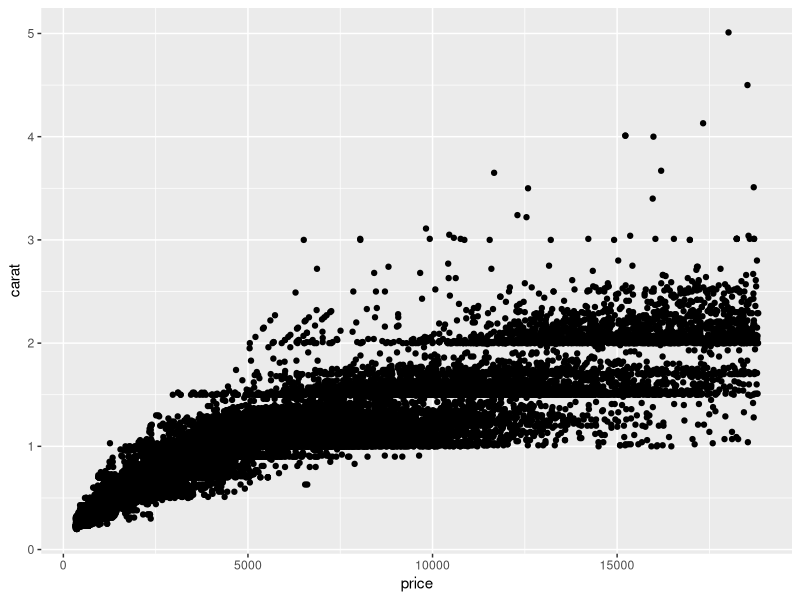
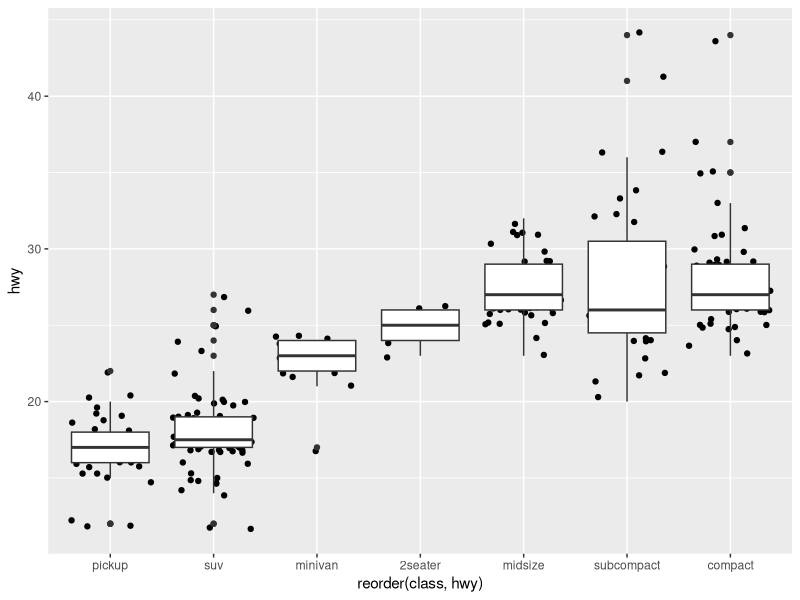
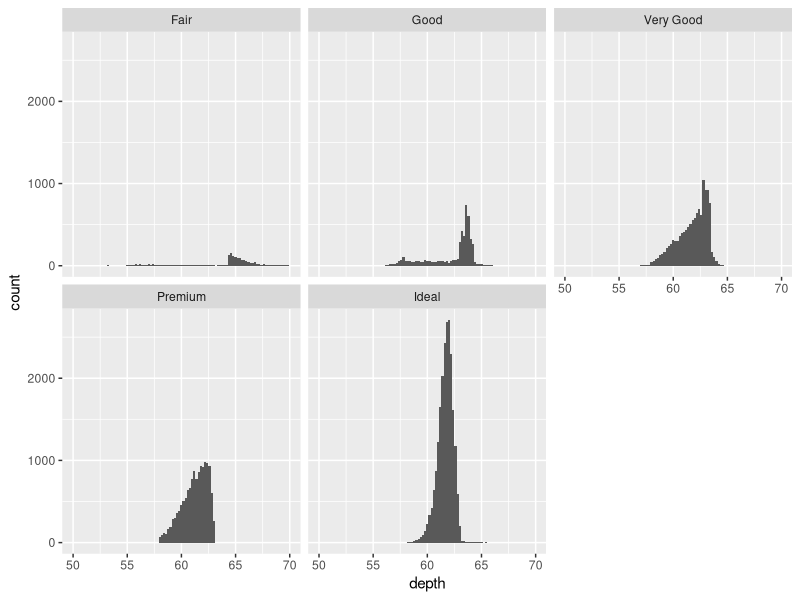
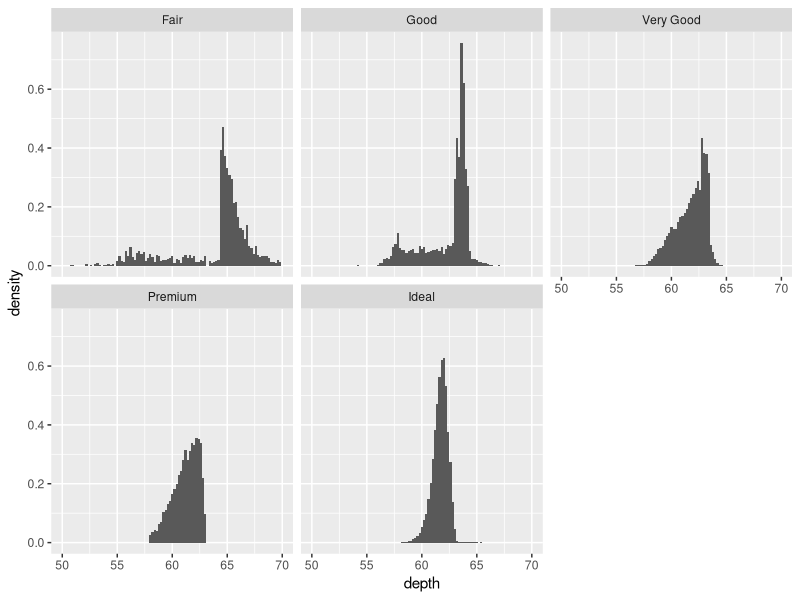
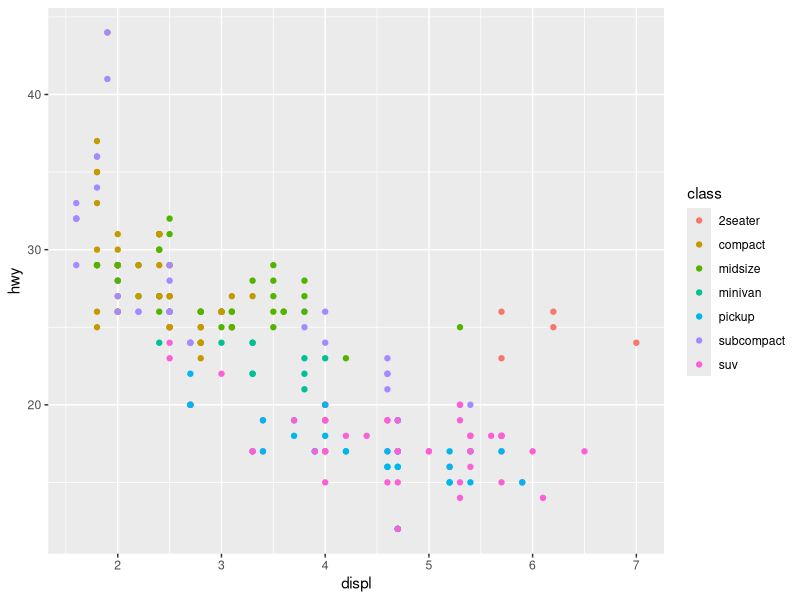
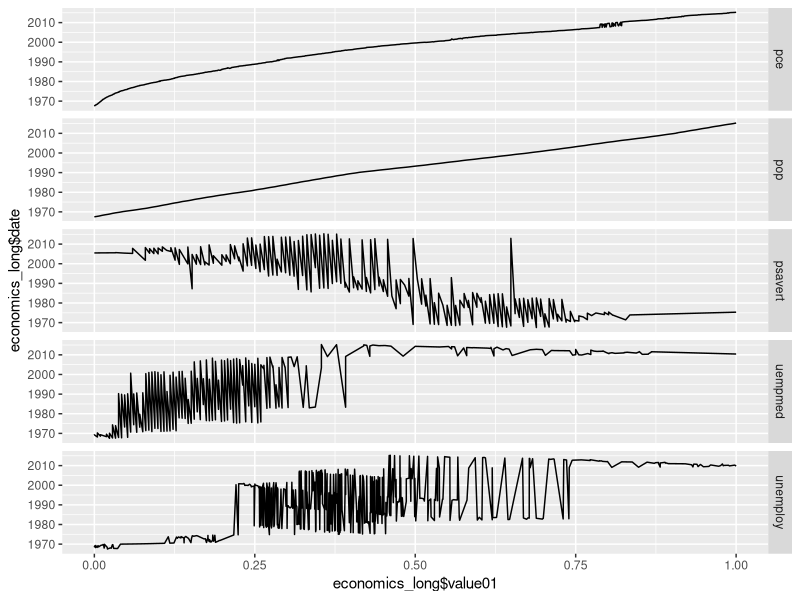

Here is the R script that generated these plots, in order: (Note: this script raises an error after producing the figures.)
## ---- chunk 1
install.packages("ggplot2")
library(ggplot2)

ggplot(diamonds, aes(x = price, y = carat)) +
  geom_point()
## ---- chunk 2
ggplot(mpg, aes(reorder(class, hwy), hwy)) +
  geom_jitter() +
  geom_boxplot()
## ---- chunk 3

#Plot count
ggplot(diamonds, aes(depth)) +
  geom_histogram(aes(y = ..count..), binwidth=0.2) +
  facet_wrap(~ cut) + xlim(50, 70)

#Plot density
ggplot(diamonds, aes(depth)) +
  geom_histogram(aes(y = ..density..), binwidth=0.2) +
  facet_wrap(~ cut) + xlim(50, 70)
## ---- chunk 4
ggplot(mpg, aes(displ, hwy, color = class)) +
  geom_point()

## ---- chunk 5
ggplot(economics_long, aes(economics_long$value01, economics_long$date)) +
  geom_line()+
  facet_grid(economics_long$variable~.)
## ---- chunk 6

ggplot(cities, aes(long, lat)) +
  geom_path(aes(size = survivors, colour =
direction,
    group = interaction(group, direction)), data =
troops) +
  geom_text(aes(label = city), hjust = 0, vjust = 1,
size = 4)
# Polish appearance
last_plot() +
  scale_x_continuous("", limits = c(24, 39)) +
  scale_y_continuous("") +
  scale_colour_manual(values = c("grey50","red")) +
  scale_size()
